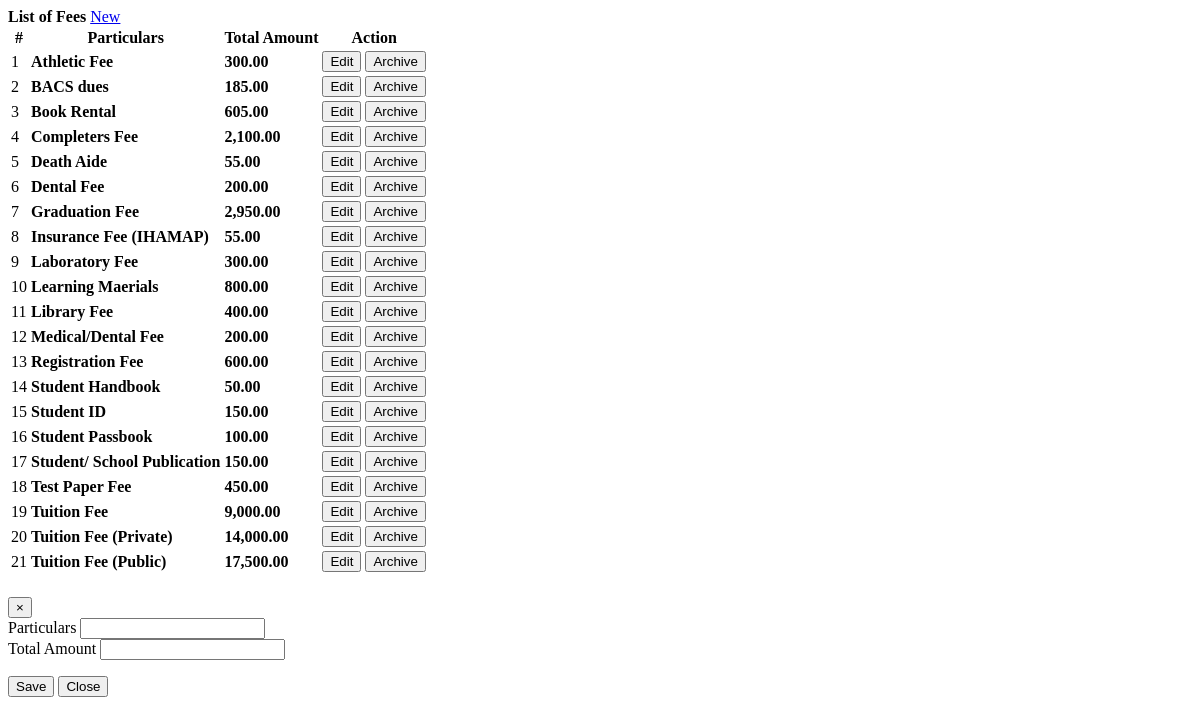
/courses.php, run on the app's committed database.
### tables this page shows
CREATE TABLE `fees` (
  `id` int(30) NOT NULL,
  `course_id` int(30) NOT NULL,
  `description` varchar(200) NOT NULL,
  `amount` float NOT NULL
);

### courses.php (the view, shortened to what this page needs)
<?php
include('db_connect.php');
$description = isset($_GET['description']) ? $_GET['description'] : '';
$amount = isset($_GET['amount']) ? $_GET['amount'] : '';
?>
<div class="container-fluid">
    <div class="col-lg-12">
        <div class="row">
            <div class="col-md-12">
                <div class="card">
                    <div class="card-header">
                        <b>List of Fees</b>
                        <span class="float:right">
                            <a class="btn btn-danger btn-block btn-sm col-sm-2 float-right" href="javascript:void(0)" id="new_course">
                                <i class="fa fa-plus"></i> New
                            </a>
                        </span>
                    </div>
                    <div class="card-body">
                        <table class="table table-condensed table-bordered table-hover">
                            <thead>
                                <tr>
                                    <th class="text-center">#</th>
                                    <th class="">Particulars</th>
                                    <th class="">Total Amount</th>
                                    <th class="text-center">Action</th>
                                </tr>
                            </thead>
                            <tbody>
                                <?php
                                $i = 1;
                                $course = $conn->query("SELECT * FROM fees  order by description asc ");
                                while ($row = $course->fetch_assoc()) :
                                ?>
                                    <tr>
                                        <td class="text-center"><?php echo $i++ ?></td>
                                        <td class="">
                                            <p> <b><?php echo $row['description'] ?></b></p>
                                        </td>
                                        <td class="text-right">
                                            <p> <b><?php echo number_format($row['amount'], 2) ?></b></p>
                                        </td>
                                        <td class="text-center">
											 <button class="btn btn-sm btn-outline-dark edit_fees" type="button" data-id="<?php echo $row['id'] ?>" data-description="<?php echo $row['description'] ?>" data-amount="<?php echo $row['amount'] ?>">Edit</button>
                                       <button class="btn btn-sm btn-outline-danger delete_fees" type="button" data-id="<?php echo $row['id'] ?>">Archive</button>
                                            </td>
                                    </tr>
                                <?php endwhile; ?>
                            </tbody>
                        </table>
                    </div>
                </div>
            </div>
        </div>
    </div>
</div>
<div class="modal" id="manage_course" tabindex="-1" role="dialog">
    <div class="modal-dialog" role="document">
        <div class="modal-content">
            <div class="modal-header">
                <button type="button" class="close" data-dismiss="modal" aria-label="Close">
                    <span aria-hidden="true">&times;</span>
                </button>
            </div>
            <div class="modal-body">
                <form id="fees_form">
                    <div class="form-group">
                        <label for="description">Particulars</label>
                        <input type="text" class="form-control" id="description" name="description" value="<?php echo $description; ?>">
                    </div>
                    <div class="form-group">
                        <label for="amount">Total Amount</label>
                        <input type="number" step="any" min="0" class="form-control" id="amount" name="amount" value="<?php echo $amount; ?>">
                    </div>
                </form>
            </div>
            <div class="modal-footer">
			<button type="button" class="btn btn-dark" id="save_fee">Save</button>
                <button type="button" class="btn btn-secondary" data-dismiss="modal">Close</button>
            </div>
        </div>
    </div>
</div>

### courses.php (style rules this page uses)
td { vertical-align: middle !important; }
td p { margin: unset }

### data on the page
fees: description "Athletic Fee", amount "300.00"
fees: description "BACS dues", amount "185.00"
fees: description "Book Rental", amount "605.00"
fees: description "Completers Fee", amount "2,100.00"
fees: description "Death Aide", amount "55.00"
fees: description "Dental Fee", amount "200.00"
fees: description "Graduation Fee", amount "2,950.00"
fees: description "Insurance Fee (IHAMAP)", amount "55.00"
fees: description "Laboratory Fee", amount "300.00"
fees: description "Learning Maerials", amount "800.00"
fees: description "Library Fee", amount "400.00"
fees: description "Medical/Dental Fee", amount "200.00"
fees: description "Registration Fee", amount "600.00"
fees: description "Student Handbook", amount "50.00"
fees: description "Student ID", amount "150.00"
fees: description "Student Passbook", amount "100.00"
fees: description "Student/ School Publication", amount "150.00"
fees: description "Test Paper Fee", amount "450.00"
fees: description "Tuition Fee", amount "9,000.00"
fees: description "Tuition Fee (Private)", amount "14,000.00"
fees: description "Tuition Fee (Public)", amount "17,500.00"
